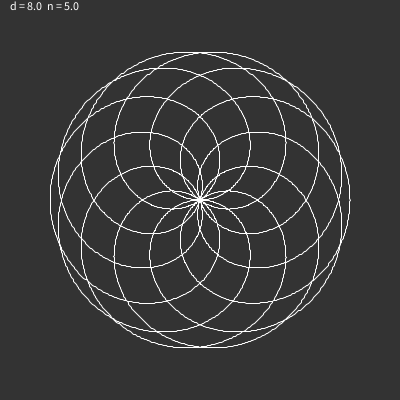
Frame 1 (no input)
Frame 60 (the mouse pressed at the canvas centre just before this capture): identical to frame 1, image omitted
Frame 120 (the mouse held since frame 60 and released just before this capture): identical to frame 1, image omitted

The Processing sketch that drew this single still picture (run headless with seeded random() and noise(); from frame 60 on, the mouse is pressed at the canvas centre):

// Processing sketch: rose
// ── rose.pde
float d = 8;
float n = 5;

void setup()
{
  size(400, 400);  
}
void draw()
{
  background(51);
  fill(255);
  text("d = " + d + "  n = " + n, 10, 10);
  translate(width/2, height/2);

  stroke(255);
  noFill();
  beginShape();
  for(float a = 0; a < TWO_PI * d; a += 0.01)
  {
    float r = 150 * cos(n/d * a);
    
    vertex(r * cos(a), r * sin(a));
  }
  endShape(CLOSE);
}
void keyPressed()
{
  if (key == 'q') -- d;
  else if (key == 'e') ++ d;
  else if (key == 'a') -- n;
  else if (key == 'd') ++ n;
}
